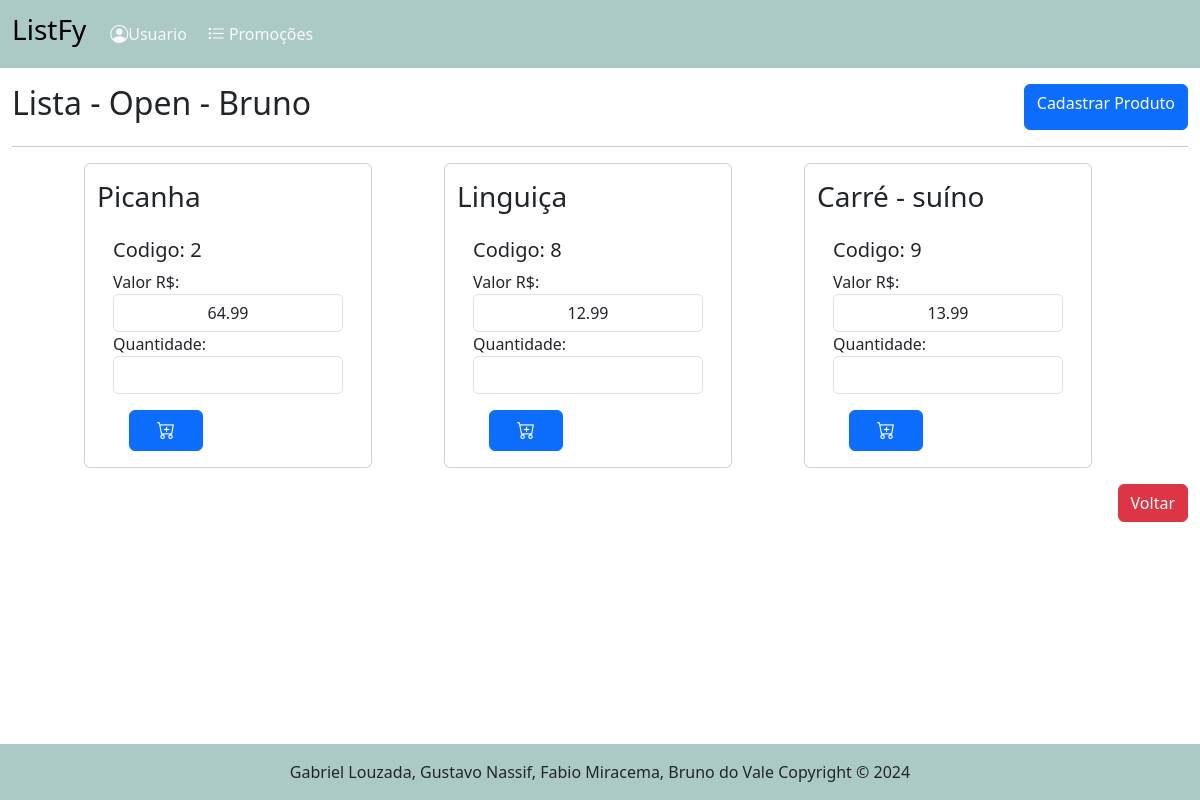
The page /itens_lista/categorias/8/3 on the database its author committed.
### tables this page shows
CREATE TABLE "lista" (
	"id_lista"	            INTEGER,
	"estabelecimento"	      TEXT    NOT NULL,
	"id_user"	              INTEGER NOT NULL,
  "status_lista"     		  INTEGER NOT NULL,
	FOREIGN KEY("id_user") REFERENCES "usuario"("id_user"),
	PRIMARY KEY("id_lista" AUTOINCREMENT)
);

CREATE TABLE "produto" (
	"id_produto"	INTEGER,
	"nome_produto"	TEXT NOT NULL,
	"id_categoria"	INTEGER NOT NULL,
	"valor_produto"	REAL NOT NULL,
	PRIMARY KEY("id_produto" AUTOINCREMENT),
	FOREIGN KEY("id_categoria") REFERENCES "categoria"("id_categoria")
);

### routes/itens_lista_routes.py (the view)
@router.get("/produtos", response_class=HTMLResponse)
async def get_produtos(request: Request):
    produtos = obter_todos_produtos()
    return templates.TemplateResponse("/itens_lista/listar_produtos.html", {"request": request, "produtos": produtos})

### templates/itens_lista/listar_produtos.html (shortened to what this page needs)
{% extends "base.html" %}
{% block conteudo %}
<main class="container-fluid">
    <div class="d-flex justify-content-between mt-3">
        <h2>Lista - {{lista.estabelecimento}}</h2>
        <a href="/produto/cadastrar_produto" class="btn btn-primary"> Cadastrar Produto</a>
    </div>
    <hr>
    <div class="row container-fluid d-flex justify-content-evenly">
        {% for p in produtos %}
        {% set id_produto = p.id_produto %}
        <div class="card col-12 mb-3" style="width: 18rem;">
            <form action="/itens_lista/post_itens_lista/{{lista.id_lista}}" method="post">
                <div>
                    <h3 class="mt-3">{{ p.nome_produto}}</h3>
                </div>
                <div class="card-body">
                    <h5>Codigo: {{p.id_produto}}</h5>
                    <div>
                        <label for="{{valor_produto}}">Valor R$:</label>
                        <input style="text-align: center;" type="text" class="form-control" id="valor_produto"
                            name="valor_produto" value="{{ p.valor_produto }}">
                    </div>
                    <div>
                        <label for="{{quantidade}} m-3">Quantidade:</label>
                        <input style="text-align: center;" type="text" class="form-control mb-3" id="quantidade"
                            name="quantidade">
                    </div>
                    <div class="col-12">
                        <button class="btn btn-primary mx-3" type="submit"><i class="bi bi-cart-plus"></i></button>
                    </div>
                </div>
            </form>
        </div>
        {% endfor %}
    </div>
    <div class="row">
        <div class="col-12 d-flex justify-content-end">
            <a href="/lista" class="btn btn-danger"> Voltar</a>
        </div>
    </div>
</main>
{% endblock %}

### static/style/style.css (style rules this page uses)
i { padding: 15px; font-size: 18px; }

### rows shown on the page
lista: estabelecimento "Open - Bruno"
produto: nome_produto "Picanha", id_produto "2", valor_produto "64.99"
produto: nome_produto "Linguiça", id_produto "8", valor_produto "12.99"
produto: nome_produto "Carré - suíno", id_produto "9", valor_produto "13.99"
